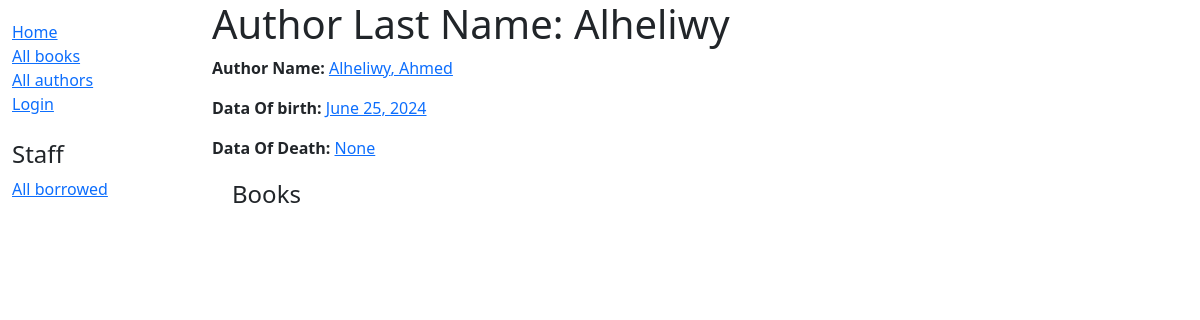
The app's page /catalog/author/1 with its own data.
### catalog/models.py (models this page shows, shortened)
class Author(models.Model):
    first_name=models.CharField(max_length=100)
    last_name=models.CharField(max_length=100)
    date_of_birth=models.DateField(null=True,blank=True)
    date_of_death=models.DateField(null=True,blank=True,default='Died')
    class Meta:
        ordering=['last_name','first_name']

### catalog/views.py (the view)
# urls.py: path('author/<int:pk>',views.AuthorDetailView.as_view(),name='author-detail'),
class AuthorDetailView(generic.DetailView):
    model=Author
    template_name='catalog/author_detail.html'

### catalog/templates/catalog/author_detail.html
{% extends "base_generic.html" %}
{% block content %}
 <h1>Author Last Name: {{author.last_name}}</h1>
 <p><strong>Author Name: </strong> <a href="{% url 'author-detail' author.pk %}">{{author.last_name}}, {{author.first_name}}</a></p>
 <p><strong>Data Of birth: </strong> <a href="">{{author.date_of_birth}}</a></p>
 <p><strong>Data Of Death: </strong> <a href="">{{author.date_of_death}}</a></p>
 <div style=' margin-left: 20px ; margin-top: 20px;'>
     <h4>Books</h4>
 </div>
{% endblock %}

### records on screen
Author: last_name "Alheliwy", first_name "Ahmed", date_of_birth "June 25, 2024", date_of_death "None"
